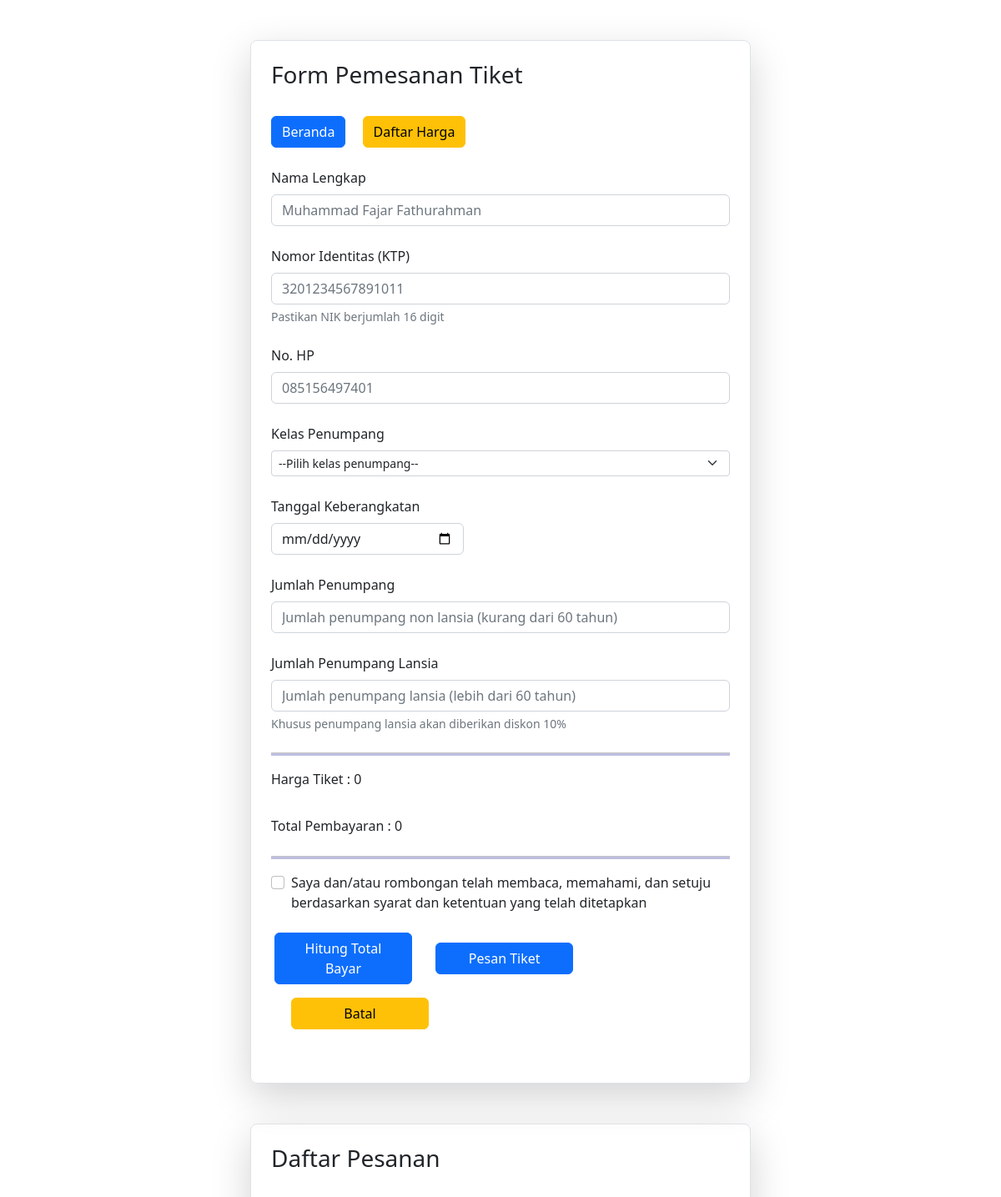
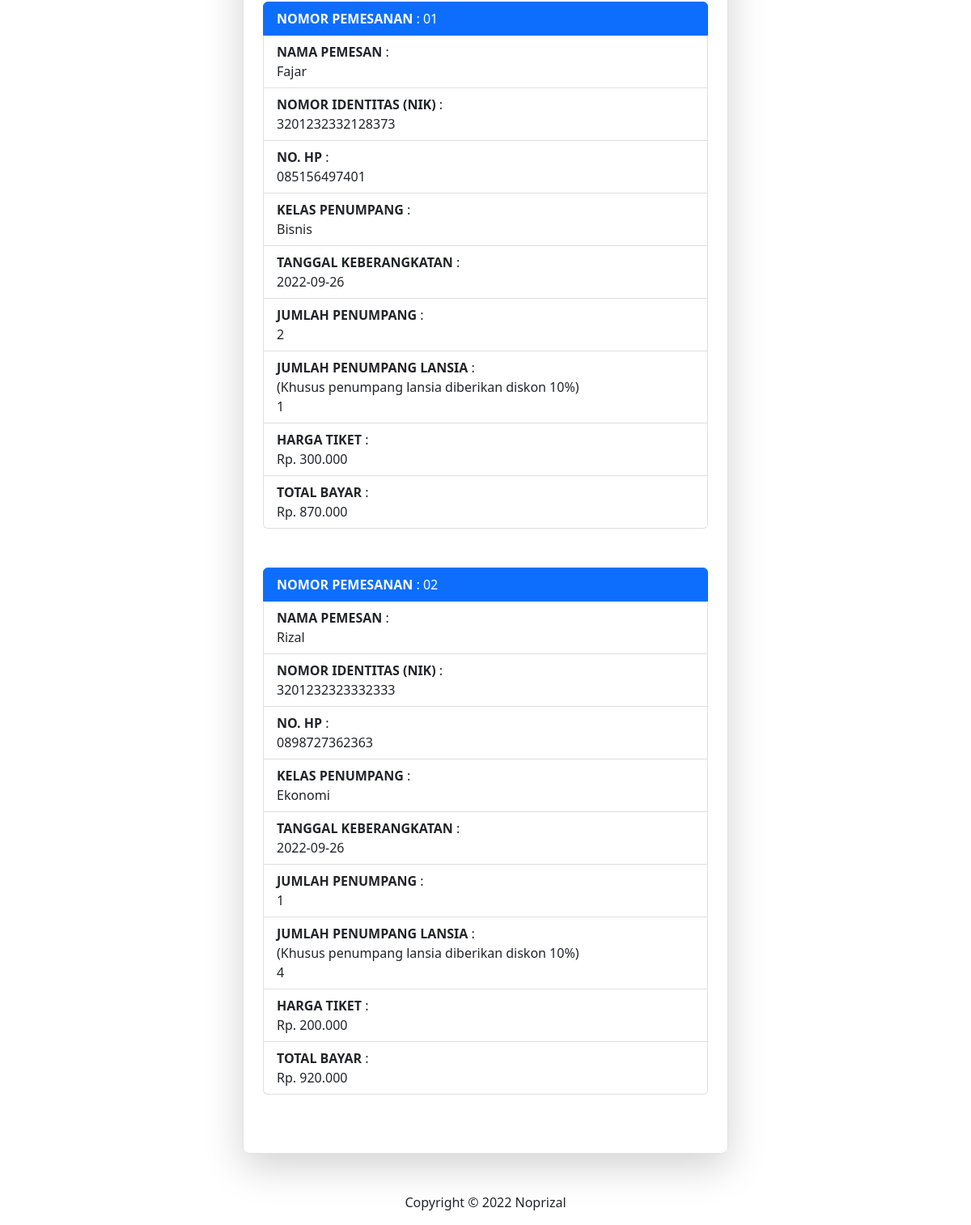
The app's page /pages/form-pemesanan.php with its own data (2 pictures, top to bottom).
### tables this page shows
CREATE TABLE `penumpang_bus` (
  `Id` int(100) NOT NULL,
  `Nama Pemesan` char(100) NOT NULL,
  `Nomor Identitas` char(16) NOT NULL,
  `No. HP` char(20) NOT NULL,
  `Kelas Penumpang` char(100) NOT NULL,
  `Tanggal Keberangkatan` char(100) NOT NULL,
  `Jumlah Penumpang` int(100) NOT NULL,
  `Jumlah Penumpang Lansia` int(100) NOT NULL,
  `Harga Tiket` char(100) NOT NULL,
  `Total Bayar` char(100) NOT NULL
);

### pages/form-pemesanan.php (the view, shortened to what this page needs)
<!DOCTYPE html>
<html lang="en">
  <head>
    <link rel="stylesheet" href="../style/bootstrap/css/bootstrap.css" />
    <link rel="stylesheet" href="../style/style-custom.css" />
  </head>
  <body>
    <div
      class="container mt-5 mb-5 border rounded-3 p-4 shadow-lg container-mobile"
      style="width: 50%"
    >
      <h3>Form Pemesanan Tiket</h3></br>
      <a class="btn btn-primary" href="../index.php" role="button">Beranda</a>
      <a class="btn btn-warning ms-3" href="tabel-harga.php" role="button">Daftar Harga</a>
      <form class="mt-4" method="post" action="form-pemesanan.php">
        <div class="mb-4">
          <label for="nama" class="form-label">Nama Lengkap</label>
          <input
            type="text"
            class="form-control"
            id="nama"
            name="nama-lengkap"
            placeholder="Muhammad Fajar Fathurahman"
            required
          />
        </div>
        <div class="mb-4">
          <label for="noid" class="form-label">Nomor Identitas (KTP)</label>
          <input
            type="int"
            class="form-control"
            id="noid"
            name="nomor-identitas"
            placeholder="3201234567891011"
            required
            maxlength="16"
          />
          <div id="emailHelp" class="form-text">
            Pastikan NIK berjumlah 16 digit
          </div>
        </div>
        <div class="mb-4">
          <label for="nohp" class="form-label">No. HP</label>
          <input
            type="number"
            class="form-control"
            id="nohp"
            name="no-hp"
            placeholder="085156497401"
            required
          />
        </div>
        <div class="mb-4">
          <label for="kelas" class="form-label">Kelas Penumpang</label><br />
          <select id="kelas" class="form-select form-select-sm" aria-label=".form-select-sm example" name="kelas-penumpang">
            <option selected>--Pilih kelas penumpang--</option>
          </select>
        </div>
        <div class="mb-4">
          <label for="tanggalberangkat" class="form-label"
            >Tanggal Keberangkatan</label
          >
          <input
            type="date"
            class="form-control"
            id="tanggalberangkat"
            name="tanggal-keberangkatan"
            style="width: 42%"
            required
          />
        </div>
        <div class="mb-4">
          <label for="jpenumpang" class="form-label">Jumlah Penumpang</label>
          <input
            type="number"
            class="form-control"
            id="jpenumpang"
            placeholder="Jumlah penumpang non lansia (kurang dari 60 tahun)"
            name="jumlah-penumpang"
            required
          />
        </div>
        <div class="mb-4">
          <label for="jpenumpang-lansia" class="form-label"
            >Jumlah Penumpang Lansia</label
          >
          <input
            type="number"
            class="form-control"
            id="jpenumpang-lansia"
            placeholder="Jumlah penumpang lansia (lebih dari 60 tahun)"
            name="jumlah-penumpang-lansia"
            required
          />
          <div id="emailHelp" class="form-text">
            Khusus penumpang lansia akan diberikan diskon 10%
          </div>
        </div>
        <hr size="6" width="100%" align="left" color="darkblue">
<?php
    if(isset($_POST['hitung-total-bayar'])){
      $nama_lengkap = $_POST['nama-lengkap'];
      $nomor_identitas = $_POST['nomor-identitas'];
      $no_hp = $_POST['no-hp'];
      $kelas_penumpang = $_POST['kelas-penumpang'];
      $tanggal_keberangkatan = $_POST['tanggal-keberangkatan'];
      $total_non_lansia = $_POST['jumlah-penumpang'];
      $total_lansia = $_POST['jumlah-penumpang-lansia'];
      if($kelas_penumpang === 'Ekonomi'){
        $harga_tiket = 200000;
        $harga_tiket_str = 'Rp. ' . number_format($harga_tiket,0,',','.');
      } elseif($kelas_penumpang === 'Bisnis'){
        $harga_tiket = 300000;
        $harga_tiket_str = 'Rp. ' . number_format($harga_tiket,0,',','.');
      } elseif($kelas_penumpang === 'Eksekutif'){
        $harga_tiket = 400000;
        $harga_tiket_str = 'Rp. ' . number_format($harga_tiket,0,',','.');
      } else {
          $harga_tiket = 000000;
      }
      echo "<label class='form-label'>Harga Tiket Kelas ". $kelas_penumpang ." : <span name='harga-tiket'>". $harga_tiket_str . "</span></label>";
      $hasil_total_pembayaran = 'Rp. ' . number_format(hitungTotalBayar($total_non_lansia, $total_lansia, $harga_tiket, 0.9),0,',','.');
      echo "<br/><br/>";
      echo "<label class='form-label'>Total Pembayaran : <span name='total-bayar'>". $hasil_total_pembayaran . "</span></label>";
      echo "<script>";
      echo   "alert('Total pembayaran anda di Kelas $kelas_penumpang sebesar : $hasil_total_pembayaran');";
      echo "</script>";
    }
    else {
      $harga_tiket_str = 0;
      $hasil_total_pembayaran = 0;
      echo "<label for='hargatiket' class='form-label'>Harga Tiket : ". $harga_tiket_str . "</label>";
      echo "<br/><br/>";
      echo "<label class='form-label'>Total Pembayaran : <span name='total-bayar'>". $hasil_total_pembayaran . "</span></label>";
    }
?>
        <br/>
        <hr size="6" width="100%" align="left" color="darkblue">
        <div class="mb-4 form-check">
          <input
            type="checkbox"
            class="form-check-input"
            id="persetujuan"
            name="persetujuan"
            required
          />
          <label class="form-check-label" for="persetujuan"
            >Saya dan/atau rombongan telah membaca, memahami, dan setuju
            berdasarkan syarat dan ketentuan yang telah ditetapkan</label
          >
        </div>
        <button
          type="submit"
          class="btn btn-primary mb-3 ms-1 btn-bawah"
          name="hitung-total-bayar"
        >
          Hitung Total Bayar
        </button>
        <button
          type="submit"
          class="btn btn-primary mb-3 ms-4 btn-bawah"
          name="pesan-tiket"
        >
          Pesan Tiket
        </button>
        <a class="btn btn-warning mb-3 ms-4 btn-bawah" href="<?php $_SERVER['PHP_SELF']; ?>" role="button" name="batal">Batal</a>
      </form>
      <br>
    </div>
    <div
      class="container mt-5 mb-5 border rounded-3 p-4 shadow-lg container-mobile"
      style="width: 50%"
    >
    <h3>Daftar Pesanan</h3></br>
<?php
    $conn_db = mysqli_connect("localhost", "root", "", "db_rbus");
    $query = "SELECT * FROM penumpang_bus";
    $result = mysqli_query($conn_db, $query);
    $rows = [];
    while($row = mysqli_fetch_assoc($result)){
        $rows[] = $row;
    }
      $i= 1;
      foreach($rows as $p){
      echo        "<ul class='list-group'>";
      echo          "<li class='list-group-item active' aria-current='true'><strong>NOMOR PEMESANAN</strong> : 0" . $i; " </li>";
      echo          "<li class='list-group-item'><strong>NAMA PEMESAN</strong>             :</br> " . $p['Nama Pemesan'];  " </li>";
      echo          "<li class='list-group-item'><strong>NOMOR IDENTITAS (NIK)</strong>    :</br> " . $p['Nomor Identitas'];  " </li>";
      echo          "<li class='list-group-item'><strong>NO. HP</strong>                   :</br> " . $p['No. HP'];  " </li>";
      echo          "<li class='list-group-item'><strong>KELAS PENUMPANG</strong>          :</br> " . $p['Kelas Penumpang'];  " </li>";
      echo          "<li class='list-group-item'><strong>TANGGAL KEBERANGKATAN</strong>    :</br> " . $p['Tanggal Keberangkatan'];  " </li>";
      echo          "<li class='list-group-item'><strong>JUMLAH PENUMPANG</strong>         :</br> " . $p['Jumlah Penumpang'];  " </li>";
      echo          "<li class='list-group-item'><strong>JUMLAH PENUMPANG LANSIA</strong>  :</br>(Khusus penumpang lansia diberikan diskon 10%)</br> " . $p['Jumlah Penumpang Lansia'];  " </li>";
      echo          "<li class='list-group-item'><strong>HARGA TIKET</strong>              :</br> " . $p['Harga Tiket'];  " </li>";
      echo          "<li class='list-group-item'><strong>TOTAL BAYAR</strong>              :</br> " . $p['Total Bayar'];  " </li>";
      echo        "</ul></br></br>";
      $i++;
      }
?>
    </div>
    <p class="text-center">Copyright © 2022 Noprizal</p>
  </body>
</html>

### style/style-custom.css (style rules this page uses)
div.container { width: 70%; margin-top: 80px; }
.btn-bawah { width: 30% !important; }

### records on screen
penumpang_bus: Nama Pemesan "Fajar", Nomor Identitas "3201232332128373", value "085156497401", Kelas Penumpang "Bisnis", Tanggal Keberangkatan "2022-09-26", Jumlah Penumpang "2", Jumlah Penumpang Lansia "1", Harga Tiket "Rp. 300.000", Total Bayar "Rp. 870.000"
penumpang_bus: Nama Pemesan "Rizal", Nomor Identitas "3201232323332333", value "0898727362363", Kelas Penumpang "Ekonomi", Tanggal Keberangkatan "2022-09-26", Jumlah Penumpang "1", Jumlah Penumpang Lansia "4", Harga Tiket "Rp. 200.000", Total Bayar "Rp. 920.000"

### other values on screen
$harga_tiket_str "0"
$hasil_total_pembayaran "0"
